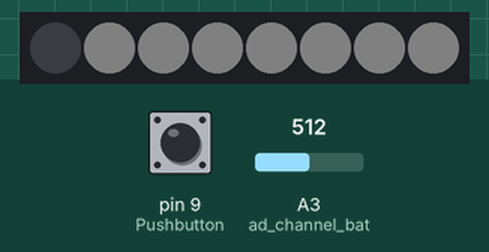
Simulated run of this sketch. Board: Arduino Uno, built with avr-gcc and run on an emulated ATmega328P. Shown: 8 RGB LEDs in strip order, left to right. The test bench sets the inputs (shaded band); at power-on: pin 9 (Pushbutton) HIGH, A3 (ad_channel_bat) = 512. Dim RGB values are drawn brighter than linear; no radio packets arrive unless stated.

Above: at 1.2 s.
1.3 s: pin 9 (Pushbutton) pulled LOW for 3.2 s
At 2.8 s:
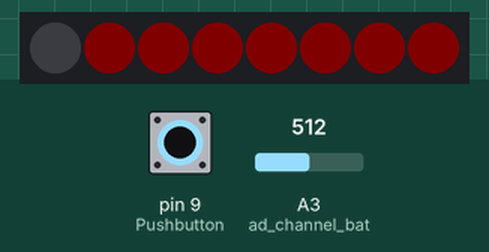
6.0 s: pin 9 (Pushbutton) pulled LOW for 0.15 s
At 7.5 s:
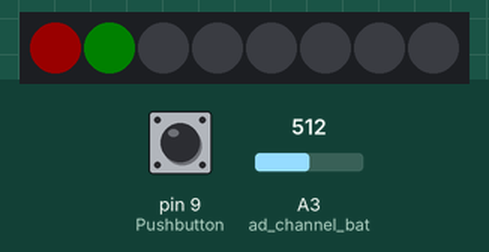
7.8 s: pin 9 (Pushbutton) pulled LOW for 1 s
At 10.2 s:
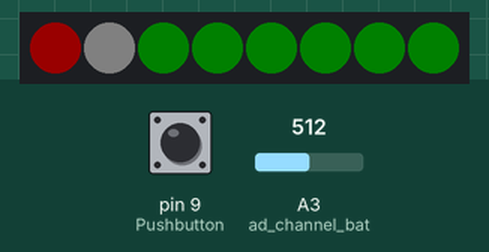
Timing chart, 0 to 11.7 s (numbered marks = the images above; inputs shaded):
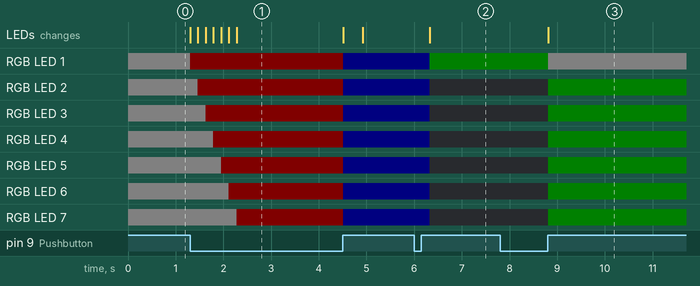

The sketch:

smart_whoop_gate.ino
```cpp
#include <SPI.h>
#include <nRF24L01.h>
#include <RF24.h>
#include <Adafruit_NeoPixel.h>

#define NeoPixelVCC    2
#define NeoPixelPin    3
#define NeoPixelAmount 8
#define Pushbutton     9
#define ad_channel_bat 3

RF24 radio(7, 8);                                                 // CE, CSN of wifi module
Adafruit_NeoPixel pixels = Adafruit_NeoPixel(NeoPixelAmount, NeoPixelPin, NEO_GRB + NEO_KHZ800);

float u_bat;
int   u_bat_raw;
int   low_bat[7] = {25, 0, 0, 750, 5.05, 250, 0};                 // r, g, b, intensität, ref-level, treshhold, counter
const byte address[6] = "00001";                                  // wifi net name
int node_nr = 0;
int my_node_nr = 0;
int level = 0;
int pull_timer = 0;
const int pull_timer_max = 100;
int radio_input = 0;


void setup()
{
  radio.begin();                                                  // wifi module init
  radio.setPALevel(RF24_PA_MAX);
  radio.openReadingPipe(0, address);
  radio.startListening();

  pinMode(Pushbutton, INPUT_PULLUP);                              // hw init
  pinMode(NeoPixelVCC, OUTPUT);
  digitalWrite(NeoPixelVCC, HIGH);
  pinMode(NeoPixelPin, OUTPUT);
  pixels.begin();                                                 // init of NeoPixel

//Serial.begin(9600);                                             // setup serial for debugging
}

// 127 -> start pairing
// 126 -> stop pairing
// 125 -> abort pairing


void soft_reset (void)
{
  node_nr = 0;
  my_node_nr = 0;
}

void loop()
{

  switch(level)
  {
    case 0:                                                       // Start Menu
              soft_reset();

              if (pull_timer == 0)
              { for (int i=1; i<NeoPixelAmount; i++)              // background for submenu is
                { pixels.setPixelColor(i, 5, 5, 5);  }  }         // white
              else                                                //
              { show_bar(pull_timer);  }                          // debounce visualisation

              if (radio.available())                              //
              { radio.read(&radio_input, sizeof(radio_input));    //
                if (radio_input == 127)                           // other node is master and forced config-mode
                { level++;  }  }                                  //

              if (pull_timer == pull_timer_max)                   //
              { while(digitalRead(Pushbutton) == 0);              // user pressed button to enter config-mode
                level++;  pull_timer = 0;                         //
                send_radio(127);  }                               // force other nodes to enter config-mode

              break;
    case 1:                                                       // Node-Config Menu
              for (int i=1; i<NeoPixelAmount; i++)                // background for submenu is
              { pixels.setPixelColor(i, 0, 0, 5);  }              // blue

              if (radio.available())                              //
              { radio.read(&radio_input, sizeof(radio_input));    //
                if (radio_input == 125)                           //
                { level = 0;  }                                   // master node forced abort and return to main menu
                else                                              //
                { node_nr = radio_input +1;  }                    // other node enqued, increment possible own node number
              }

              if (digitalRead(Pushbutton) == 0)                   //
              { int i=0;
                while(digitalRead(Pushbutton) == 0)               // debounce
                {  i++; delay(100);  }
                if (i < 10)                                       // short press
                {                                                 //
                  send_radio(node_nr);                            // send my own node number
                  my_node_nr = node_nr;                           //
                  delay(100);                                     //
                  level++;                                        //
                }
                else                                              // long press
                {                                                 //
                  level = 0;                                      // go to main menu
                  send_radio(125);                                // send abort signal to all other nodes
                }                                                 //
              }

              break;
    case 2:                                                       // Node number visualisation
              for (int i=1; i<NeoPixelAmount; i++)                // background for submenu is
              { pixels.setPixelColor(i, 0, 0, 0);  }              // black
              pixels.setPixelColor(my_node_nr+1, 0, 5, 0);          // show own node number in green

              if ((my_node_nr == 0) and (digitalRead(Pushbutton) == 0))   //User wants to exit config mode
              { send_radio(126);                                  // send command for exit of config-mode to other nodes
                while(digitalRead(Pushbutton) == 0);              // debounce
                level++;  }                                       //

              if (radio.available())                              //
              { radio.read(&radio_input, sizeof(radio_input));    //
                if (radio_input == 126)                           // master-node (1st) forces to exit config-mode and go to race-mode
                { level++;  }                                     //
                else if (radio_input == 125)                      // master-node forces to abort and go to main menu
                { level = 0;  }                                   //
              }

              break;
    case 3:                                                       // show gates in prestart condition (with gate-number in white)
              for (int i=1; i<NeoPixelAmount; i++)                //
              { if (my_node_nr > 0)                               // all gates are
                {  pixels.setPixelColor(i, 5, 0, 0);  }           // red
                else                                              //
                {  pixels.setPixelColor(i, 0, 5, 0);  }  }        // first gate is green
              pixels.setPixelColor(node_nr+1, 5, 5, 5);             // gate number is white
              level++;                                            //

              break;
    case 4:                                                       // rennen starten - Zeitmessung mit Überflug starten

              break;
  }

  check_battery();
  show_low_bat();
  pixels.show();
  delay(10);

  if (digitalRead(Pushbutton) == 0)
  { if (pull_timer < pull_timer_max)
      pull_timer++;  }
  else
  { pull_timer = 0;  }


  // Peeper ?
  // Akku Überwachung implementieren
  // On Off über Schalter (Unterbrechung vor StepUp)
  // Abbruch / Master-Reset
}


void show_bar (int amount)
{
  amount = map(amount, 0, pull_timer_max, 0, NeoPixelAmount-1);
  for (int i=0; i<=amount; i++)
    pixels.setPixelColor(i+1, 5, 0, 0);
}


void send_radio (int buffer_)
{
  radio.stopListening();
  radio.openWritingPipe(address);
  radio.setPALevel(RF24_PA_MAX);
  radio.write(&buffer_, sizeof(buffer_));
  radio.openReadingPipe(0, address);
  radio.startListening();
}


void check_battery()
{
  int amount = 5;
  int ad_value[amount];
  for (int i=0; i<amount; i++)
    ad_value[i] = analogRead(ad_channel_bat);
  u_bat_raw = 0;
  for (int i=0; i<amount; i++)
    u_bat_raw = u_bat_raw + ad_value[i];
  u_bat_raw = u_bat_raw / amount;
  // Serial.println(u_bat_raw);
  // 740 -> 3,5V
  // 880 -> 4,2V
}


void show_low_bat()
{
  if (u_bat_raw < low_bat[3])
  {
    low_bat[6]++;
    if (low_bat[6] > low_bat[5])
    {
     pixels.setPixelColor(0, pixels.Color(low_bat[0], low_bat[1], low_bat[2]));
     u_bat = (low_bat[4] * u_bat_raw / 1024.0);
     Serial.println(u_bat);
    }
  }
  else
    low_bat[6] = 0;
}
```

Measured:
- after the input at 1.3 s, the LEDs: first change at once (image 1 shows a later state)
- after the input at 6.0 s, RGB LED 1: RGB(0, 0, 5) → RGB(0, 5, 0) after 0.32 s; RGB LED 2–7: RGB(0, 0, 5) → off after 0.32 s; the LEDs: change after 0.32 s (image 2)
- after the input at 7.8 s, RGB LED 1: RGB(0, 5, 0) → RGB(5, 5, 5) after 1.0 s; RGB LED 2–7: off → RGB(0, 5, 0) after 1.0 s; the LEDs: change after 1.0 s (image 3)
